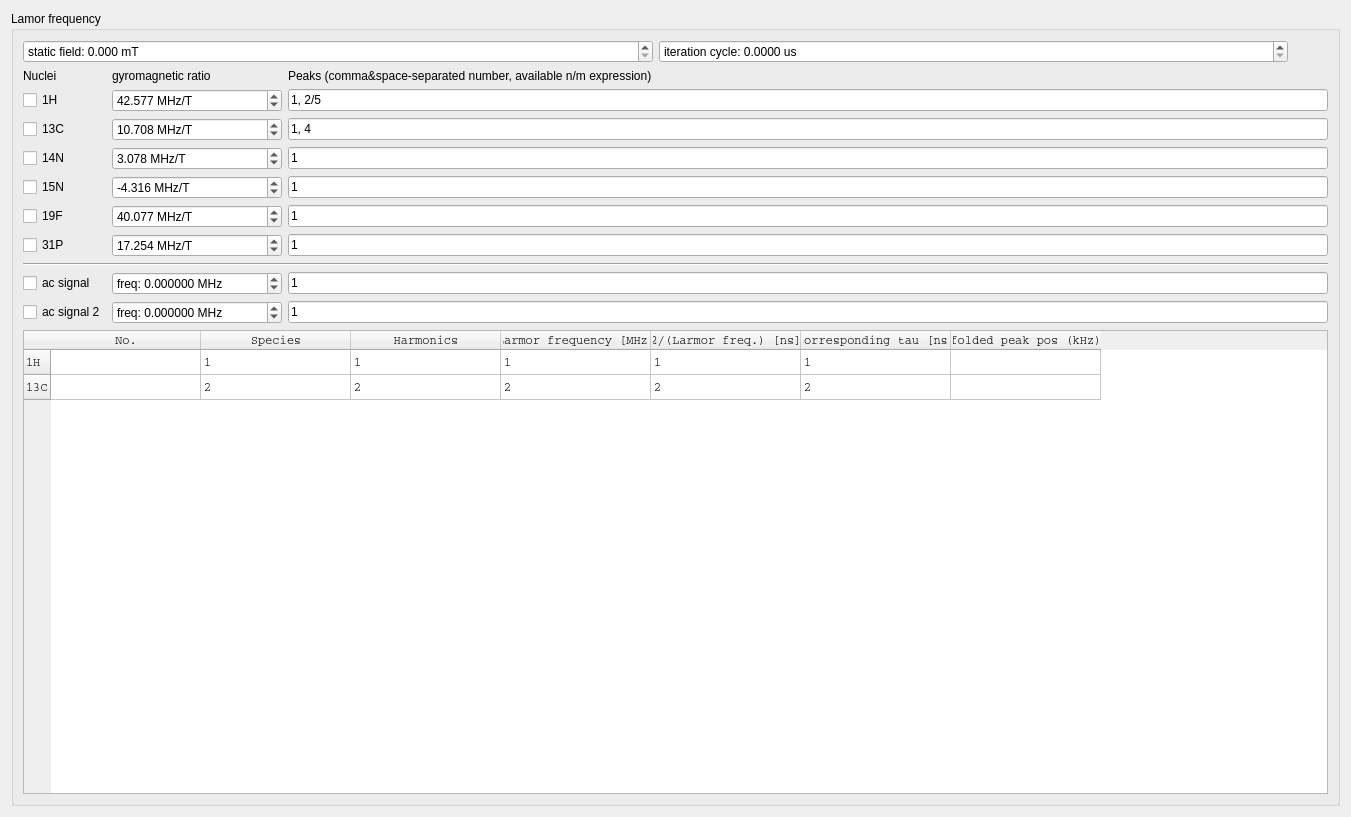
<?xml version="1.0" encoding="UTF-8"?>
<ui version="4.0">
 <class>PODMRIndicator</class>
 <widget class="QWidget" name="PODMRIndicator">
  <property name="geometry">
   <rect>
    <x>0</x>
    <y>0</y>
    <width>1351</width>
    <height>817</height>
   </rect>
  </property>
  <property name="windowTitle">
   <string>Form</string>
  </property>
  <layout class="QVBoxLayout" name="verticalLayout">
   <item>
    <widget class="QGroupBox" name="groupBox_5">
     <property name="title">
      <string>Lamor frequency</string>
     </property>
     <layout class="QVBoxLayout" name="verticalLayout_2">
      <item>
       <layout class="QHBoxLayout" name="horizontalLayout_15">
        <item>
         <widget class="QDoubleSpinBox" name="staticfieldBox">
          <property name="sizePolicy">
           <sizepolicy hsizetype="Preferred" vsizetype="Fixed">
            <horstretch>0</horstretch>
            <verstretch>0</verstretch>
           </sizepolicy>
          </property>
          <property name="minimumSize">
           <size>
            <width>160</width>
            <height>0</height>
           </size>
          </property>
          <property name="prefix">
           <string>static field: </string>
          </property>
          <property name="suffix">
           <string> mT</string>
          </property>
          <property name="decimals">
           <number>3</number>
          </property>
          <property name="maximum">
           <double>999999999.000000000000000</double>
          </property>
          <property name="singleStep">
           <double>0.010000000000000</double>
          </property>
          <property name="value">
           <double>0.000000000000000</double>
          </property>
         </widget>
        </item>
        <item>
         <widget class="QDoubleSpinBox" name="TiterBox">
          <property name="sizePolicy">
           <sizepolicy hsizetype="Preferred" vsizetype="Fixed">
            <horstretch>0</horstretch>
            <verstretch>0</verstretch>
           </sizepolicy>
          </property>
          <property name="prefix">
           <string>iteration cycle: </string>
          </property>
          <property name="suffix">
           <string> us</string>
          </property>
          <property name="decimals">
           <number>4</number>
          </property>
          <property name="maximum">
           <double>999999999.000000000000000</double>
          </property>
         </widget>
        </item>
        <item>
         <spacer name="horizontalSpacer_13">
          <property name="orientation">
           <enum>Qt::Horizontal</enum>
          </property>
          <property name="sizeType">
           <enum>QSizePolicy::Preferred</enum>
          </property>
          <property name="sizeHint" stdset="0">
           <size>
            <width>40</width>
            <height>20</height>
           </size>
          </property>
         </spacer>
        </item>
       </layout>
      </item>
      <item>
       <layout class="QGridLayout" name="gridLayout_2">
        <item row="8" column="1">
         <widget class="QDoubleSpinBox" name="indacfreqBox">
          <property name="prefix">
           <string>freq: </string>
          </property>
          <property name="suffix">
           <string> MHz</string>
          </property>
          <property name="decimals">
           <number>6</number>
          </property>
          <property name="minimum">
           <double>-999999999.000000000000000</double>
          </property>
          <property name="maximum">
           <double>999999999.000000000000000</double>
          </property>
          <property name="singleStep">
           <double>0.010000000000000</double>
          </property>
         </widget>
        </item>
        <item row="5" column="2">
         <widget class="QLineEdit" name="ind19FpeakEdit">
          <property name="text">
           <string>1</string>
          </property>
         </widget>
        </item>
        <item row="6" column="1">
         <widget class="QDoubleSpinBox" name="ind31PgammaBox">
          <property name="suffix">
           <string> MHz/T</string>
          </property>
          <property name="decimals">
           <number>3</number>
          </property>
          <property name="minimum">
           <double>-999999999.000000000000000</double>
          </property>
          <property name="maximum">
           <double>999999999.000000000000000</double>
          </property>
          <property name="value">
           <double>17.254000000000001</double>
          </property>
         </widget>
        </item>
        <item row="2" column="0">
         <widget class="QCheckBox" name="ind13CBox">
          <property name="text">
           <string>13C</string>
          </property>
         </widget>
        </item>
        <item row="1" column="2">
         <widget class="QLineEdit" name="ind1HpeakEdit">
          <property name="text">
           <string>1, 2/5</string>
          </property>
         </widget>
        </item>
        <item row="5" column="0">
         <widget class="QCheckBox" name="ind19FBox">
          <property name="text">
           <string>19F</string>
          </property>
         </widget>
        </item>
        <item row="2" column="2">
         <widget class="QLineEdit" name="ind13CpeakEdit">
          <property name="text">
           <string>1, 4</string>
          </property>
         </widget>
        </item>
        <item row="8" column="0">
         <widget class="QCheckBox" name="indacBox">
          <property name="text">
           <string>ac signal</string>
          </property>
         </widget>
        </item>
        <item row="1" column="1">
         <widget class="QDoubleSpinBox" name="ind1HgammaBox">
          <property name="prefix">
           <string/>
          </property>
          <property name="suffix">
           <string> MHz/T</string>
          </property>
          <property name="decimals">
           <number>3</number>
          </property>
          <property name="minimum">
           <double>-999999999.000000000000000</double>
          </property>
          <property name="maximum">
           <double>999999999.000000000000000</double>
          </property>
          <property name="value">
           <double>42.576999999999998</double>
          </property>
         </widget>
        </item>
        <item row="9" column="0">
         <widget class="QCheckBox" name="indac2Box">
          <property name="text">
           <string>ac signal 2</string>
          </property>
         </widget>
        </item>
        <item row="9" column="1">
         <widget class="QDoubleSpinBox" name="indac2freqBox">
          <property name="prefix">
           <string>freq: </string>
          </property>
          <property name="suffix">
           <string> MHz</string>
          </property>
          <property name="decimals">
           <number>6</number>
          </property>
          <property name="minimum">
           <double>-999999999.000000000000000</double>
          </property>
          <property name="maximum">
           <double>999999999.000000000000000</double>
          </property>
          <property name="singleStep">
           <double>0.010000000000000</double>
          </property>
         </widget>
        </item>
        <item row="4" column="0">
         <widget class="QCheckBox" name="ind15NBox">
          <property name="text">
           <string>15N</string>
          </property>
         </widget>
        </item>
        <item row="6" column="0">
         <widget class="QCheckBox" name="ind31PBox">
          <property name="text">
           <string>31P</string>
          </property>
         </widget>
        </item>
        <item row="6" column="2">
         <widget class="QLineEdit" name="ind31PpeakEdit">
          <property name="text">
           <string>1</string>
          </property>
         </widget>
        </item>
        <item row="1" column="0">
         <widget class="QCheckBox" name="ind1HBox">
          <property name="text">
           <string>1H</string>
          </property>
         </widget>
        </item>
        <item row="3" column="1">
         <widget class="QDoubleSpinBox" name="ind14NgammaBox">
          <property name="suffix">
           <string> MHz/T</string>
          </property>
          <property name="decimals">
           <number>3</number>
          </property>
          <property name="minimum">
           <double>-999999999.000000000000000</double>
          </property>
          <property name="maximum">
           <double>999999999.000000000000000</double>
          </property>
          <property name="value">
           <double>3.078000000000000</double>
          </property>
         </widget>
        </item>
        <item row="0" column="1">
         <widget class="QLabel" name="label_15">
          <property name="text">
           <string>gyromagnetic ratio</string>
          </property>
         </widget>
        </item>
        <item row="9" column="2">
         <widget class="QLineEdit" name="indac2peakEdit">
          <property name="text">
           <string>1</string>
          </property>
         </widget>
        </item>
        <item row="5" column="1">
         <widget class="QDoubleSpinBox" name="ind19FgammaBox">
          <property name="prefix">
           <string/>
          </property>
          <property name="suffix">
           <string> MHz/T</string>
          </property>
          <property name="decimals">
           <number>3</number>
          </property>
          <property name="minimum">
           <double>-999999999.000000000000000</double>
          </property>
          <property name="maximum">
           <double>999999999.000000000000000</double>
          </property>
          <property name="value">
           <double>40.076999999999998</double>
          </property>
         </widget>
        </item>
        <item row="4" column="2">
         <widget class="QLineEdit" name="ind15NpeakEdit">
          <property name="text">
           <string>1</string>
          </property>
         </widget>
        </item>
        <item row="0" column="0">
         <widget class="QLabel" name="label_16">
          <property name="text">
           <string>Nuclei</string>
          </property>
         </widget>
        </item>
        <item row="7" column="0" colspan="3">
         <widget class="Line" name="line_6">
          <property name="orientation">
           <enum>Qt::Horizontal</enum>
          </property>
         </widget>
        </item>
        <item row="4" column="1">
         <widget class="QDoubleSpinBox" name="ind15NgammaBox">
          <property name="suffix">
           <string> MHz/T</string>
          </property>
          <property name="decimals">
           <number>3</number>
          </property>
          <property name="minimum">
           <double>-999999999.000000000000000</double>
          </property>
          <property name="maximum">
           <double>999999999.000000000000000</double>
          </property>
          <property name="value">
           <double>-4.316000000000000</double>
          </property>
         </widget>
        </item>
        <item row="8" column="2">
         <widget class="QLineEdit" name="indacpeakEdit">
          <property name="text">
           <string>1</string>
          </property>
         </widget>
        </item>
        <item row="0" column="2">
         <widget class="QLabel" name="label_17">
          <property name="text">
           <string>Peaks (comma&amp;space-separated number, available n/m expression)</string>
          </property>
         </widget>
        </item>
        <item row="2" column="1">
         <widget class="QDoubleSpinBox" name="ind13CgammaBox">
          <property name="prefix">
           <string/>
          </property>
          <property name="suffix">
           <string> MHz/T</string>
          </property>
          <property name="decimals">
           <number>3</number>
          </property>
          <property name="minimum">
           <double>-999999999.000000000000000</double>
          </property>
          <property name="maximum">
           <double>999999999.000000000000000</double>
          </property>
          <property name="value">
           <double>10.708000000000000</double>
          </property>
         </widget>
        </item>
        <item row="3" column="2">
         <widget class="QLineEdit" name="ind14NpeakEdit">
          <property name="text">
           <string>1</string>
          </property>
         </widget>
        </item>
        <item row="3" column="0">
         <widget class="QCheckBox" name="ind14NBox">
          <property name="text">
           <string>14N</string>
          </property>
         </widget>
        </item>
       </layout>
      </item>
      <item>
       <widget class="QTableWidget" name="indtableWidget">
        <property name="font">
         <font>
          <family>Courier</family>
         </font>
        </property>
        <property name="gridStyle">
         <enum>Qt::SolidLine</enum>
        </property>
        <property name="sortingEnabled">
         <bool>true</bool>
        </property>
        <property name="cornerButtonEnabled">
         <bool>false</bool>
        </property>
        <attribute name="horizontalHeaderCascadingSectionResizes">
         <bool>false</bool>
        </attribute>
        <attribute name="horizontalHeaderDefaultSectionSize">
         <number>150</number>
        </attribute>
        <attribute name="horizontalHeaderMinimumSectionSize">
         <number>23</number>
        </attribute>
        <attribute name="horizontalHeaderShowSortIndicator" stdset="0">
         <bool>true</bool>
        </attribute>
        <attribute name="horizontalHeaderStretchLastSection">
         <bool>false</bool>
        </attribute>
        <attribute name="verticalHeaderCascadingSectionResizes">
         <bool>false</bool>
        </attribute>
        <attribute name="verticalHeaderDefaultSectionSize">
         <number>25</number>
        </attribute>
        <attribute name="verticalHeaderShowSortIndicator" stdset="0">
         <bool>false</bool>
        </attribute>
        <attribute name="verticalHeaderStretchLastSection">
         <bool>false</bool>
        </attribute>
        <row>
         <property name="text">
          <string>1H</string>
         </property>
        </row>
        <row>
         <property name="text">
          <string>13C</string>
         </property>
        </row>
        <column>
         <property name="text">
          <string>No.</string>
         </property>
        </column>
        <column>
         <property name="text">
          <string>Species</string>
         </property>
        </column>
        <column>
         <property name="text">
          <string>Harmonics</string>
         </property>
        </column>
        <column>
         <property name="text">
          <string>Larmor frequency [MHz]</string>
         </property>
        </column>
        <column>
         <property name="text">
          <string>2/(Larmor freq.) [ns]</string>
         </property>
        </column>
        <column>
         <property name="text">
          <string>corresponding tau [ns]</string>
         </property>
        </column>
        <column>
         <property name="text">
          <string>folded peak pos (kHz)</string>
         </property>
        </column>
        <item row="0" column="1">
         <property name="text">
          <string>1</string>
         </property>
        </item>
        <item row="0" column="2">
         <property name="text">
          <string>1</string>
         </property>
        </item>
        <item row="0" column="3">
         <property name="text">
          <string>1</string>
         </property>
        </item>
        <item row="0" column="4">
         <property name="text">
          <string>1</string>
         </property>
        </item>
        <item row="0" column="5">
         <property name="text">
          <string>1</string>
         </property>
        </item>
        <item row="1" column="1">
         <property name="text">
          <string>2</string>
         </property>
        </item>
        <item row="1" column="2">
         <property name="text">
          <string>2</string>
         </property>
        </item>
        <item row="1" column="3">
         <property name="text">
          <string>2</string>
         </property>
        </item>
        <item row="1" column="4">
         <property name="text">
          <string>2</string>
         </property>
        </item>
        <item row="1" column="5">
         <property name="text">
          <string>2</string>
         </property>
        </item>
       </widget>
      </item>
     </layout>
    </widget>
   </item>
  </layout>
 </widget>
 <resources/>
 <connections/>
</ui>
